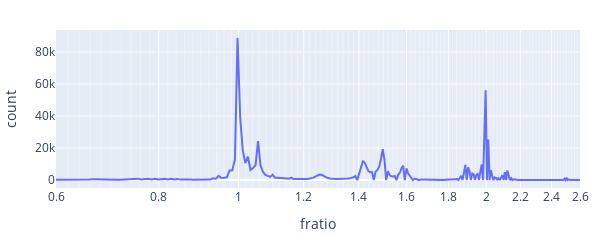

The code cell stored with this chart in its notebook:
### Code cell
plot_annotations("Kaustuv Kanti Ganguli - Raag Shree")

### Figure 1 — Plotly figure (JSON) as saved in the notebook; plotly's stock layout.template omitted (floating-point values rounded to 4 significant figures; data arrays with more than 128 entries replaced by an {"elided": "..."} marker saying what was removed)
{"data": [{"hovertemplate": "frequency(ratio wrt root): %{x}<br>occurence: %{y}", "legendgroup": "", "line": {"color": "#636efa", "dash": "solid"}, "marker": {"symbol": "circle"}, "mode": "lines", "name": "", "orientation": "v", "showlegend": false, "type": "scatter", "x": {"elided": "700 float values"}, "xaxis": "x", "y": {"elided": "700 int values"}, "yaxis": "y"}], "layout": {"height": 200, "legend": {"tracegroupgap": 0}, "margin": {"b": 10, "l": 10, "r": 20, "t": 30}, "width": 600, "xaxis": {"anchor": "y", "domain": [0, 1], "minor": {"nticks": 10, "showgrid": true}, "range": [-0.2218, 0.415], "title": {"text": "fratio"}, "type": "log"}, "yaxis": {"anchor": "x", "domain": [0, 1], "title": {"text": "count"}}}}
